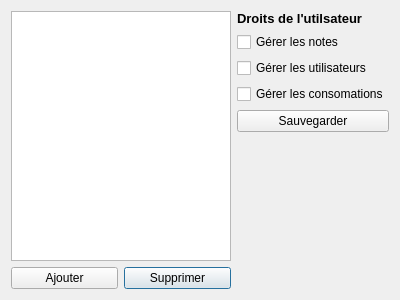
<?xml version="1.0" encoding="UTF-8"?>
<ui version="4.0">
 <class>Dialog</class>
 <widget class="QDialog" name="Dialog">
  <property name="geometry">
   <rect>
    <x>0</x>
    <y>0</y>
    <width>400</width>
    <height>300</height>
   </rect>
  </property>
  <property name="windowTitle">
   <string>Gestion utilisateurs</string>
  </property>
  <layout class="QGridLayout" name="gridLayout">
   <item row="6" column="1">
    <widget class="QPushButton" name="delete_button">
     <property name="text">
      <string>Supprimer</string>
     </property>
    </widget>
   </item>
   <item row="0" column="2">
    <widget class="QLabel" name="title">
     <property name="sizePolicy">
      <sizepolicy hsizetype="Minimum" vsizetype="Fixed">
       <horstretch>0</horstretch>
       <verstretch>0</verstretch>
      </sizepolicy>
     </property>
     <property name="font">
      <font>
       <pointsize>10</pointsize>
       <weight>75</weight>
       <bold>true</bold>
      </font>
     </property>
     <property name="text">
      <string>Droits de l'utilsateur</string>
     </property>
    </widget>
   </item>
   <item row="1" column="2">
    <widget class="QCheckBox" name="manage_notes">
     <property name="text">
      <string>Gérer les notes</string>
     </property>
    </widget>
   </item>
   <item row="2" column="2">
    <widget class="QCheckBox" name="manage_users">
     <property name="text">
      <string>Gérer les utilisateurs</string>
     </property>
    </widget>
   </item>
   <item row="3" column="2">
    <widget class="QCheckBox" name="manage_products">
     <property name="text">
      <string>Gérer les consomations</string>
     </property>
    </widget>
   </item>
   <item row="6" column="0">
    <widget class="QPushButton" name="add_button">
     <property name="text">
      <string>Ajouter</string>
     </property>
    </widget>
   </item>
   <item row="4" column="2">
    <widget class="QPushButton" name="save_button">
     <property name="text">
      <string>Sauvegarder</string>
     </property>
    </widget>
   </item>
   <item row="0" column="0" rowspan="6" colspan="2">
    <widget class="UserList" name="user_list"/>
   </item>
  </layout>
 </widget>
 <customwidgets>
  <customwidget>
   <class>UserList</class>
   <extends>QListView</extends>
   <header>gui/usermanagment</header>
  </customwidget>
 </customwidgets>
 <tabstops>
  <tabstop>user_list</tabstop>
  <tabstop>manage_notes</tabstop>
  <tabstop>manage_users</tabstop>
  <tabstop>manage_products</tabstop>
  <tabstop>save_button</tabstop>
  <tabstop>add_button</tabstop>
  <tabstop>delete_button</tabstop>
 </tabstops>
 <resources/>
 <connections/>
</ui>
